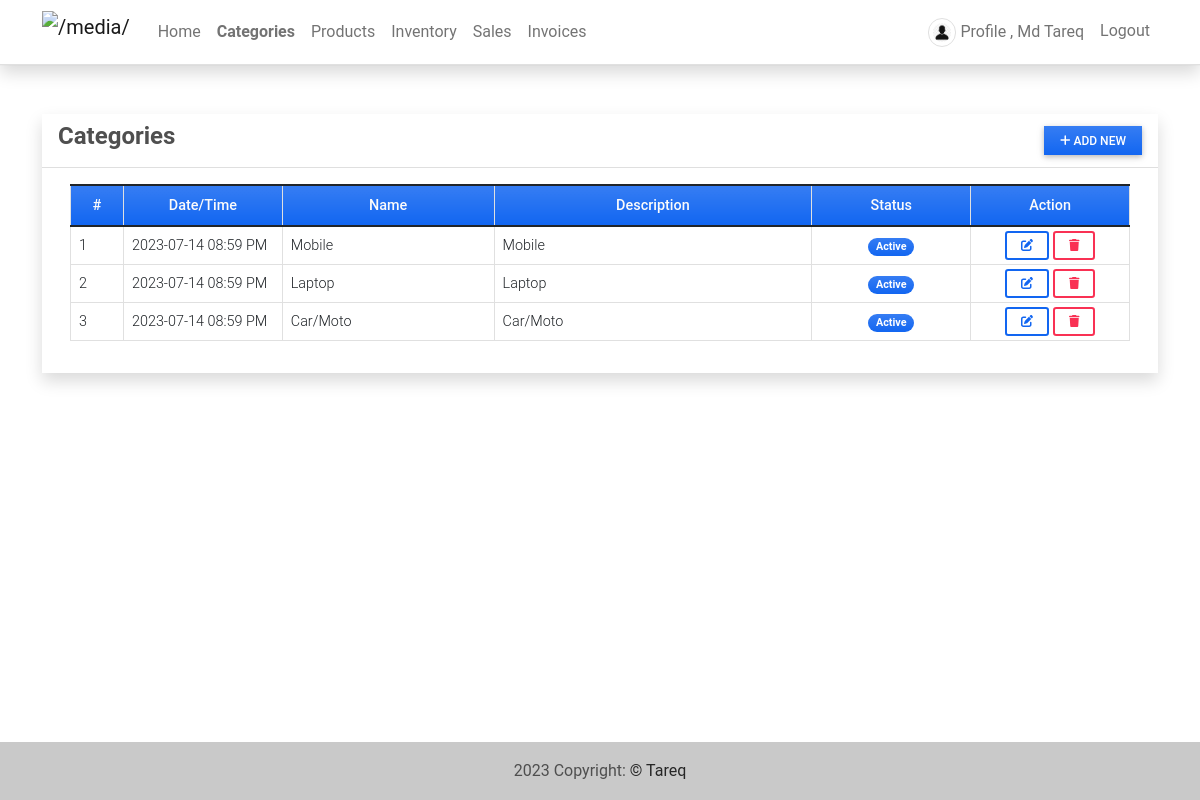
Screenshot of /category (signed in) with the database file from the repository.
### imsApp/models.py (models this page shows, shortened)
class Category(models.Model):
    name = models.CharField(max_length=250)
    description = models.TextField()
    status = models.CharField(max_length=2, choices=(('1','Active'),('2','Inactive')), default=1)
    date_created = models.DateTimeField(default=timezone.now)
    date_updated = models.DateTimeField(auto_now=True)

### imsApp/views.py (the view)
# urls.py: path('category',views.category_mgt,name='category-page'),
@login_required
def category_mgt(request):
    context['page_title'] = "Product Categories"
    categories = Category.objects.all()
    context['categories'] = categories
    return render(request, 'category_mgt.html', context)

### imsApp/templates/category_mgt.html (shortened to what this page needs)
{% extends 'base.html' %} {% block pageContent %}
<div class="col-lg-12 col-md-12 col-sm-12 col-xs-12">
    <div class="card card-default rounded-0 shadow ">
        <div class="card-header">
            <div class="d-flex w-100 align-items-center justify-content-between">
                <h4 class="card-title fw-bold">Categories</h4>
                <div class="tools">
                    <button type="button" class="btn btn-primary rounded-0 bg-gradient btn-sm" id='add_new'><i class="fa fa-plus"></i> Add New</button>
                </div>
            </div>
        </div>
        <div class="card-body">
            <div class="container-fluid">
                <table class="table table-bordered" id="category-list">
                    <colgroup>
                        <col width="5%">
                        <col width="15%">
                        <col width="20%">
                        <col width="30%">
                        <col width="15%">
                        <col width="15%">
                    </colgroup>
                    <thead>
                        <tr class="bg-gradient bg-primary bg-opacity-50 text-light">
                            <th class="px-2 py-2 text-center">#</th>
                            <th class="px-2 py-2 text-center">Date/Time</th>
                            <th class="px-2 py-2 text-center">Name</th>
                            <th class="px-2 py-2 text-center">Description</th>
                            <th class="px-2 py-2 text-center">Status</th>
                            <th class="px-2 py-2 text-center">Action</th>
                        </tr>
                    </thead>
                    <tbody>
                        {% for category in categories %}
                        <tr>
                            <td class="px-2 py-1 align-middle">{{ forloop.counter }}</td>
                            <td class="px-2 py-1 align-middle">{{ category.date_created|date:"Y-m-d h:i A" }}</td>
                            <td class="px-2 py-1 align-middle">{{ category.name }}</td>
                            <td class="px-2 py-1 align-middle">
                                <p class="m-0 text-truncate">{{ category.description }}</p>
                            </td>
                            <td class="px-1 py-1 align-middle text-center">
                                {% if category.status == '1' %}
                                <span class="badge bg-primary bg-gradient rounded-pill px-2">Active</span> {% else %}
                                <span class="badge bg-secondary bg-gradient rounded-pill px-2">Inactive</span> {% endif %}
                            </td>
                            <td class="px-2 py-1 align-middle text-center">
                                <a class="btn btn-outline-primary btn-sm edit-data" href="javascript:void(0)" data-id="{{ category.pk }}" title="Edit">
                                    <i class="fa fa-edit"></i>
                                </a>
                                <button class="btn btn-outline-danger btn-sm delete-data" type="button" data-id="{{ category.pk }}" title="Delete">
                                    <i class="fa fa-trash"></i>
                                </button>
                            </td>
                        </tr>
                        {% endfor %}
                    </tbody>
                </table>
            </div>
        </div>
    </div>
</div>
{% endblock pageContent %}

### imsApp/templates/topNavigation.html (shortened to what this page needs)
{% load static %}
<header>
    <nav class="navbar navbar-expand-lg navbar-light bg-white fixed-top shadow border-bottom">
        <div class="container">
            <a class="navbar-brand" target="_blank" href="{% url 'home-page' %}">
                <img src="{{ MEDIA_URL }}/default/tareq.png" height="16" alt="{{ MEDIA_URL }}" loading="lazy" style="margin-top: -3px;" />
            </a>
            <div class="collapse navbar-collapse" id="navbarExample01">
                <ul class="navbar-nav me-auto mb-2 mb-lg-0" id="topNav">
                    {% if user.id %}
                    <li class="nav-item">
                        <a class="nav-link" aria-current="page" href="{% url 'home-page' %}">Home</a>
                    </li>
                    <li class="nav-item">
                        <a class="nav-link" aria-current="page" href="{% url 'category-page' %}">Categories</a>
                    </li>
                    <li class="nav-item">
                        <a class="nav-link" aria-current="page" href="{% url 'product-page' %}">Products</a>
                    </li>
                    <li class="nav-item">
                        <a class="nav-link" aria-current="page" href="{% url 'inventory-page' %}">Inventory</a>
                    </li>
                    <li class="nav-item">
                        <a class="nav-link" aria-current="page" href="{% url 'sales-page' %}">Sales</a>
                    </li>
                    <li class="nav-item">
                        <a class="nav-link" aria-current="page" href="{% url 'invoice-page' %}">Invoices</a>
                    </li>
                    {% endif %}
                </ul>
                <ul class="navbar-nav d-flex flex-row">
                    {% if user.id %} {% if user.profile.user_type == 1 %} {% endif %}
                    <li class="nav-item me-3 me-lg-0">
                        <a class="nav-link" href="{% url 'profile' %}">
                            <span class="me-1"><img src="{{ MEDIA_URL }}/default/avatar.png" alt="User Avatar" id="user-avatar" class="img-thumbnail rounded-circle"></span>Profile , {{ user.first_name }} {{user.last_name}}
                        </a>
                    </li>
                    <li class="nav-item me-3 me-lg-0">
                        <a class="nav-link" href="{% url 'logout' %}">Logout</a>
                    </li>
                    {% else %}
                    <li class="nav-item me-3 me-lg-0">
                        <a class="nav-link" href="{% url 'login' %}">Login</a>
                    </li>
                    {% endif %}
                </ul>
            </div>
        </div>
    </nav>
</header>

### static/assets/default/css/style.css (style rules this page uses)
html, body { height: 100%; width: 100%; max-height: 100%; overflow: auto; display: flex; flex-direction: column; }
body>header { flex-shrink: auto; }
#user-avatar { width: 1.8rem; height: 1.8rem; object-fit: scale-down; object-position: center center; }
.navbar-brand>img { height: 2em; }
.nav-item.active a.nav-link { font-weight: bolder !important; }

### rows the page displays
Category: date_created "2023-07-14 08:59 PM", name "Mobile", description "Mobile", status "Active"
Category: date_created "2023-07-14 08:59 PM", name "Laptop", description "Laptop", status "Active"
Category: date_created "2023-07-14 08:59 PM", name "Car/Moto", description "Car/Moto", status "Active"

### other values shown
{{ user.first_name }} "Md"
{{ user.last_name }} "Tareq"
